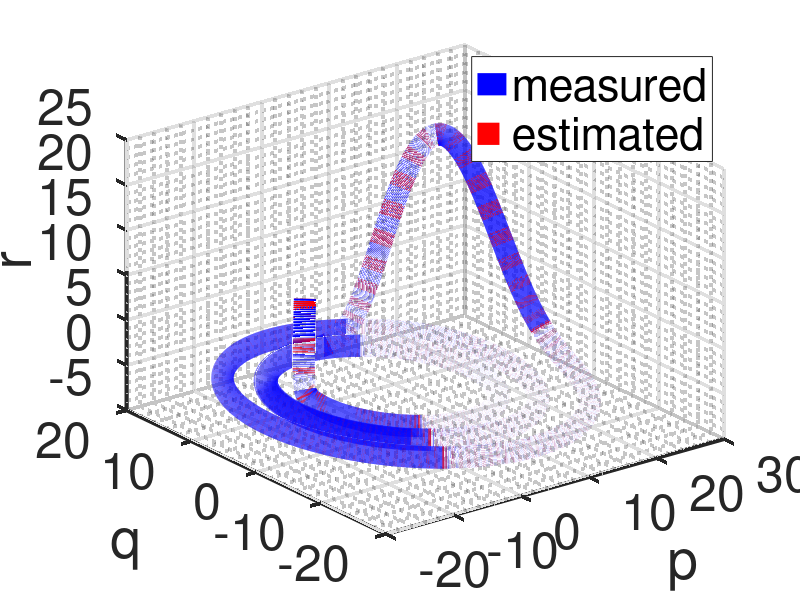
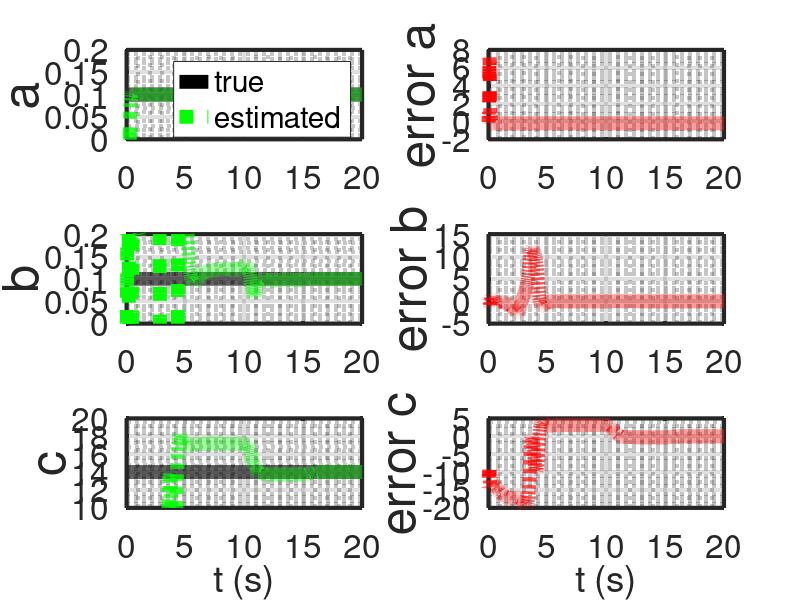

The MATLAB source for these figures, in order:
%% Research code by Agus Hasan
%% Paper: "WyNDA: A Method to Discover Mathematical Models of Dynamical Systems from Data" submitted for MethodsX.

clear;
clc;

%% time horizon
tf  = 20;           % time horizon
dt  = 0.001;        % time step
t   = dt:dt:tf;     % time array

%% number of variables and coefficients
n = 3;              % number of measured state
r = 16;             % number of estimated parameters 

%% noise
R = 0;              % noise covariance

%% state initialization
x        = [-8;5;10];       % actual state initialization
xbar     = x;               % estimated state initialization
y        = x;               % measurement initialization
thetabar = zeros(r,1);      % estimated parameter initialization
 
%% true parameters
a = 0.1;
b = 0.1;
c = 14;

%% for plotting
xArray          = [];
xbarArray       = [];
yArray          = [];
thetabarArray   = [];

%% Initialization for estimator

lambdav = 0.995;
lambdat = 0.999;
Rx      = 1*eye(n);
Rt      = 1*eye(n);
Px      = 0.1*eye(n);
Pt      = 0.1*eye(r);
Gamma   = 1*zeros(n,r);

%% simulation
for i=1:(tf/dt)

    xArray         = [xArray x];
    xbarArray      = [xbarArray xbar];    
    yArray         = [yArray y];
    thetabarArray  = [thetabarArray thetabar]; 
    
    x = x+dt*[-x(2)-x(3);x(1)+a*x(2);b+x(3)*(x(1)-c)];
    y = x+dt*R^2*randn(n,1);

    Phi = [y(1) y(2) y(3) zeros(13,1)';
           zeros(3,1)' y(1) y(2) y(3) zeros(10,1)';
           zeros(6,1)' 1 y(1) y(2) y(3) y(1)^2 y(2)^2 y(3)^2 y(1)*y(2) y(1)*y(3) y(2)*y(3)];
    
    % Estimation using adaptive observer
    Kx = Px*inv(Px+Rx);
    Kt = Pt*Gamma'*inv(Gamma*Pt*Gamma'+Rt);
    Gamma = (eye(n)-Kx)*Gamma;

    xbar = xbar+(Kx+Gamma*Kt)*(y-xbar);
    thetabar = thetabar-Kt*(y-xbar);

    xbar = xbar+Phi*thetabar;

    thetabar = thetabar;
    Px = (1/lambdav)*eye(n)*(eye(n)-Kx)*Px*eye(n);
    Pt = (1/lambdat)*(eye(r)-Kt*Gamma)*Pt;
    Gamma = eye(n)*Gamma-Phi;

end

figure(1)
plot3(yArray(1,:),yArray(2,:),yArray(3,:),'-b','LineWidth',16);
hold on;
plot3(xbarArray(1,:),xbarArray(2,:),xbarArray(3,:),':r','LineWidth',16)
legend('measured','estimated')
set(gca,'color','white','LineWidth',3,'FontSize',36)
grid on;
grid minor;
xlabel('p')
ylabel('q')
zlabel('r')

figure(2)
subplot(3,2,1)
plot(t,a*ones(1,length(t)),'-k','LineWidth',10);
hold on;
plot(t,thetabarArray(5,:)/dt,':g','LineWidth',10);
set(gca,'color','white','LineWidth',3,'FontSize',24)
legend('true','estimated')
grid on;
grid minor;
ylim([0 0.2])
ylabel('a','FontSize',36)
subplot(3,2,2)
plot(t,-a*ones(1,length(t))-thetabarArray(5,:)/dt,':r','LineWidth',10);
set(gca,'color','white','LineWidth',3,'FontSize',24)
grid on;
grid minor;
ylabel('error a','FontSize',36)
subplot(3,2,3)
plot(t,b*ones(1,length(t)),'-k','LineWidth',10);
hold on;
plot(t,thetabarArray(7,:)/dt,':g','LineWidth',10);
set(gca,'color','white','LineWidth',3,'FontSize',24)
grid on;
grid minor;
ylim([0 0.2])
ylabel('b','FontSize',36)
subplot(3,2,4)
plot(t,b*ones(1,length(t))-thetabarArray(7,:)/dt,':r','LineWidth',10);
set(gca,'color','white','LineWidth',3,'FontSize',24)
grid on;
grid minor;
ylabel('error b','FontSize',36)
subplot(3,2,5)
plot(t,c*ones(1,length(t)),'-k','LineWidth',10);
hold on;
plot(t,-thetabarArray(10,:)/dt,':g','LineWidth',10);
set(gca,'color','white','LineWidth',3,'FontSize',24)
grid on;
grid minor;
ylim([10 20])
ylabel('c','FontSize',36)
xlabel('t (s)')
subplot(3,2,6)
plot(t,-c*ones(1,length(t))-thetabarArray(10,:)/dt,':r','LineWidth',10);
set(gca,'color','white','LineWidth',3,'FontSize',24)
grid on;
grid minor;
ylabel('error c','FontSize',36)
xlabel('t (s)')
